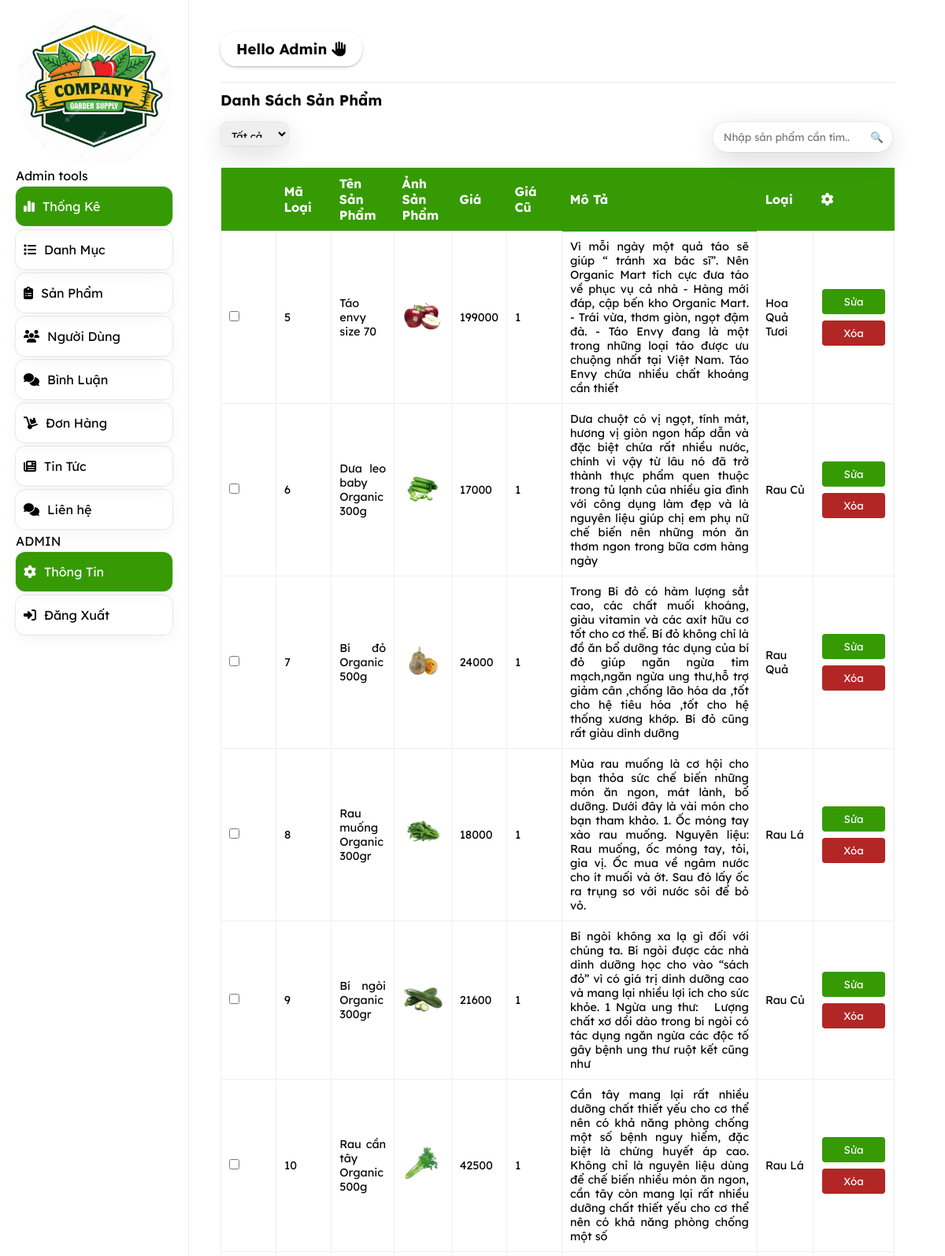
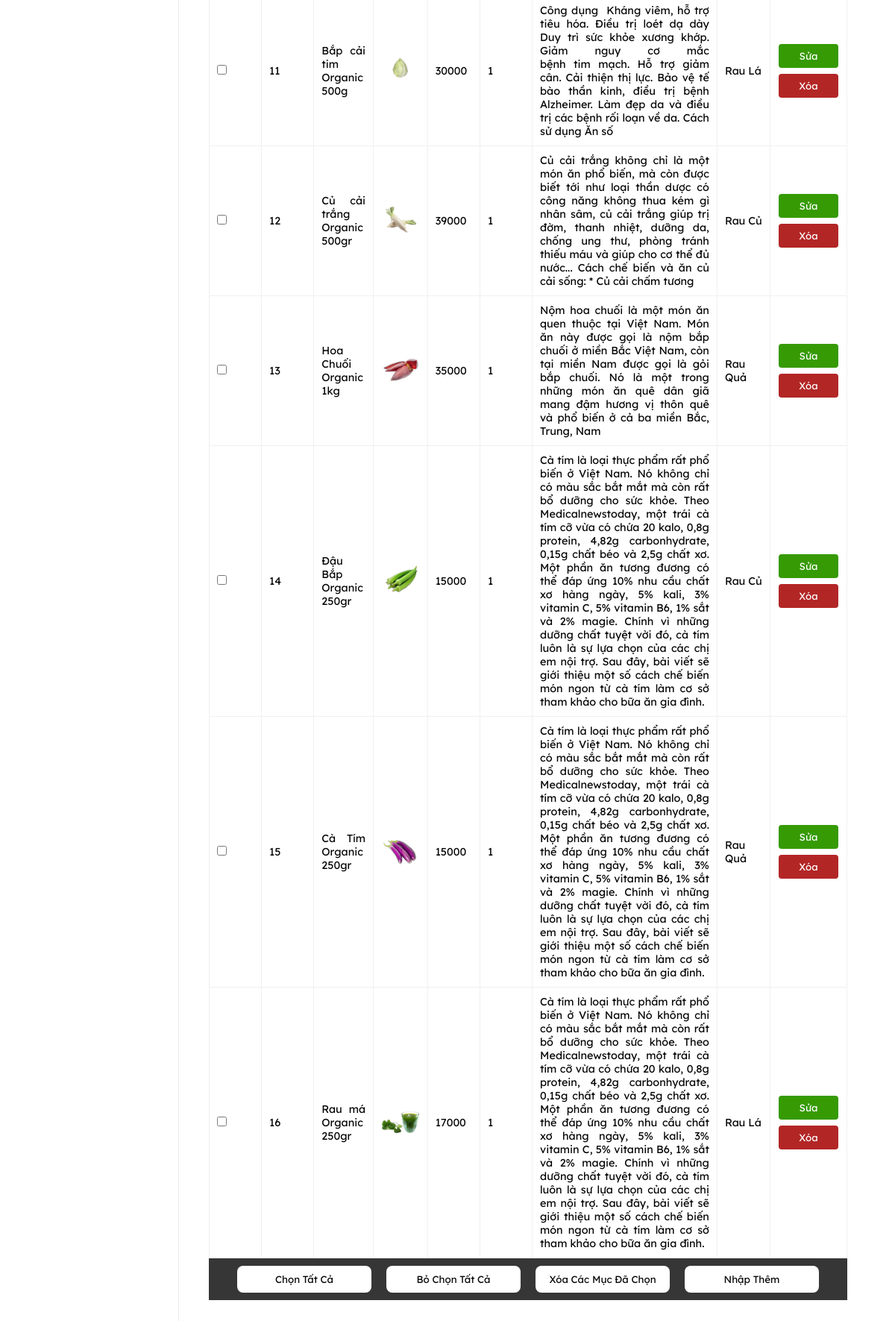
The page /admin/index.php?act=sp on the database its author committed (2 pictures, top to bottom).
### tables this page shows
CREATE TABLE `products` (
  `id` int(11) NOT NULL,
  `name` varchar(255) NOT NULL,
  `price` float NOT NULL,
  `weight` int(11) NOT NULL,
  `image` text DEFAULT NULL,
  `comment` varchar(255) DEFAULT NULL,
  `content` text DEFAULT NULL,
  `voucher` varchar(255) DEFAULT NULL,
  `status` tinyint(4) DEFAULT NULL,
  `amount` int(11) DEFAULT NULL,
  `cate_id` int(11) NOT NULL
);

CREATE TABLE `category` (
  `id_cate` int(11) NOT NULL,
  `name_cate` varchar(255) NOT NULL
);

### model/pdo.php (called while the page is built, shortened)
<?php
function pdo_get_connection(){
    $dburl = "mysql:host=localhost;dbname=duan1;charset=utf8";
    $username = 'root';
    $password = '';
    $conn = new PDO($dburl, $username, $password);
    $conn->setAttribute(PDO::ATTR_ERRMODE, PDO::ERRMODE_EXCEPTION);
    return $conn;
}
function pdo_query($sql){
    $sql_args = array_slice(func_get_args(), 1);
    try{
        $conn = pdo_get_connection();
        $stmt = $conn->prepare($sql);
        $stmt->execute($sql_args);
        $rows = $stmt->fetchAll();
        return $rows;
    }
    catch(PDOException $e){
        throw $e;
    }
    finally{
        unset($conn);
    }
}

### model/sanpham.php (called while the page is built, shortened)
<?php
function loadall_sp(){
   $sql = "select * from products inner join category on products.cate_id=category.id_cate order by id ";
  $listsp = pdo_query($sql);
  return $listsp;
  }

### admin/sanpham/list.php (the view, shortened to what this page needs)
<!DOCTYPE html>
<html lang="en">
<head>
    <link rel="stylesheet" href="../public/css/style.css">
</head>
<body>
    <div class="borderlist">
        <h3 style="margin-top: 10px;">Danh Sách Sản Phẩm</h3>
        <form action="index.php?act=listdm" class="searchS" method="POST">
            <select name="cate_id" id="">
                <option value="0" selected>Tất cả</option>
            </select>
            <div class="searchS-text">
                <input type="text" name="kyw" id="" placeholder="Nhập sản phẩm cần tìm..">
                <input type="submit" name="listok" value="🔍">
            </div>
        </form>
        <form action="index.php?act=addsp" method="POST">
            <table>
                <thead>
                    <tr>
                        <th></th>
                        <th>Mã Loại</th>
                        <th>Tên Sản Phẩm</th>
                        <th>Ảnh Sản Phẩm</th>
                        <th>Giá</th>
                        <th>Giá Cũ</th>
                        <th>Mô Tả</th>
                        <th>Loại</th>
                        <th><i class="fa-solid fa-gear"></i></th>
                    </tr>
                </thead>
                <?php
                foreach ($listsp as $sp) {
                    extract($sp);
                    $suasp = "index.php?act=suasp&id=" . $id;
                    $xoasp = "index.php?act=xoasp&id=" . $id;
                    $hinhpath = "../public/img" . $image;
                    if (is_file($hinhpath)) {
                        $image = "<img src='" . $hinhpath . "' height='80'>";
                    } else {
                        $image = "No photo";
                    }
                ?>
                    <tr>
                        <td><input type="checkbox" name="" id=""></td>
                        <td><?php echo $id ?></td>
                        <td><?php echo $name  ?></td>
                        <td><?php echo $image ?></td>
                        <td><?php echo $price ?></td>
                        <td><?php echo $amount ?></td>
                        <td class="content"><?php echo $content ?></td>
                        <td><?php echo $name_cate ?></td>
                        <td style="text-align: center;">
                            <a style="text-decoration: none;" href="<?php echo $suasp ?>">
                                <input type="button" class="edit" value="Sửa">
                            </a>
                            <a style="text-decoration: none;" href="<?php echo $xoasp ?>">
                                <input onclick="return confirm('Bạn có chắc chắn muốn xóa không')" type="button" class="delete" value="Xóa">
                            </a>
                        </td>
                    </tr>
                <?php
                }
                ?>
            </table>
            <div class="table-btn">
                <input type="button" value="Chọn Tất Cả">
                <input type="button" value="Bỏ Chọn Tất Cả">
                <input type="button" value="Xóa Các Mục Đã Chọn">
                <a href="index.php?act=addsp"><input type="button" value="Nhập Thêm"></a>
            </div>
        </form>
    </div>
    </div>
</body>
</html>

### public/css/style.css (style rules this page uses)
.table-btn { width: 100%; padding: 10px; display: flex; justify-content: center; background-color: #333333; }
.table-btn input[type=button], .table-btn input[type=submit], .table-btn input[type=reset] { border: none; padding: 10px; margin: 0px 10px; border-radius: 8px; min-width: 180px; background-color: #ffff; transition: .5s; }
.searchS { margin-top: 1em; display: flex; width: 100%; }
.searchS select { width: 10%; padding: 10px; text-align: left; border-radius: 8px; box-shadow: rgba(0, 0, 0, 0.16) 0px 10px 36px 0px, rgba(0, 0, 0, 0.06) 0px 0px 0px 1px; }
.searchS-text { margin-left: 63%; text-align: right; border-radius: 20px; padding: 8px; box-shadow: rgba(0, 0, 0, 0.16) 0px 10px 36px 0px, rgba(0, 0, 0, 0.06) 0px 0px 0px 1px; }
.searchS-text input[type=text] { outline: none; border: none; padding: 2px 6px; }
.searchS-text input[type=submit] { padding: 3px; background-color: unset; border: none; }
a { text-decoration: none; }
table { text-align: justify; width: 100%; margin-top: 20px; border-collapse: collapse; overflow: hidden; }
table thead th { background-color: #339900; padding: 10px; color: #fff; }
table tr { transition: .1s; }
table tr td { font-size: .9em; min-height: 50px; min-width: 70px; margin-bottom: 2px; padding: 10px; border: 1px solid #F0F0F0; }
table input[type=button] { margin: 4px 0px; padding: 8px 20px; border: none; border-radius: 4px; color: #fff; min-width: 80px; }
table input.edit { background-color: #339900; }
table input.delete { background-color: #B22222; }
table img { width: 50px; height: 50px; border-radius: 4px; margin-left: 50%; transform: translateX(-50%); }
* { padding: 0; margin: 0; box-sizing: border-box; font-family: fontAdmin; }
.content { border-top: .5px solid rgba(0, 0, 0, 0.08); margin-top: 20px; }
select { outline: none; height: 30px; border: none; }

### rows shown on the page
products: id "5", name "Táo envy size 70", image (picture), price "199000", amount "1", content "Vì mỗi ngày một quả táo sẽ giúp “ tránh xa bác sĩ”. Nên Organic Mart tích cực đưa táo về phục vụ cả nhà - Hàng mới đáp, cập bến kho Organic Mart. - Trái vừa, thơm giòn, ngọt đậm đà. - Táo Envy đang là một trong những loại táo được ưu chuộng nhất tại Việt Nam. Táo Envy chứa nhiều chất khoáng cần thiết", cate.name_cate "Hoa Quả Tươi"
products: id "6", name "Dưa leo baby Organic 300g", image (picture), price "17000", amount "1", content "Dưa chuột có vị ngọt, tính mát, hương vị giòn ngon hấp dẫn và đặc biệt chứa rất nhiều nước, chính vì vậy từ lâu nó đã trở thành thực phẩm quen thuộc trong tủ lạnh của nhiều gia đình với công dụng làm đẹp và là nguyên liệu giúp chị em phụ nữ chế biến nên những món ăn thơm ngon trong bữa cơm hàng ngày", cate.name_cate "Rau Củ"
products: id "7", name "Bí đỏ Organic 500g", image (picture), price "24000", amount "1", content "Trong Bí đỏ có hàm lượng sắt cao, các chất muối khoáng, giàu vitamin và các axít hữu cơ tốt cho cơ thể. Bí đỏ không chỉ là đồ ăn bổ dưỡng tác dụng của bí đỏ giúp ngăn ngừa tim mạch,ngăn ngừa ung thư,hỗ trợ giảm cân ,chống lão hóa da ,tốt cho hệ tiêu hóa ,tốt cho hệ thống xương khớp. Bí đỏ cũng rất giàu dinh dưỡng", cate.name_cate "Rau Quả"
products: id "8", name "Rau muống Organic 300gr", image (picture), price "18000", amount "1", content "Mùa rau muống là cơ hội cho bạn thỏa sức chế biến những món ăn ngon, mát lành, bổ dưỡng. Dưới đây là vài món cho bạn tham khảo. 1. Ốc móng tay xào rau muống. Nguyên liệu: Rau muống, ốc móng tay, tỏi, gia vị. Ốc mua về ngâm nước cho ít muối và ớt. Sau đó lấy ốc ra trụng sơ với nước sôi để bỏ vỏ.", cate.name_cate "Rau Lá"
products: id "9", name "Bí ngòi Organic 300gr", image (picture), price "21600", amount "1", content "Bí ngòi không xa lạ gì đối với chúng ta. Bí ngòi được các nhà dinh dưỡng học cho vào “sách đỏ” vì có giá trị dinh dưỡng cao và mang lại nhiều lợi ích cho sức khỏe. 1 Ngừa ung thư: Lượng chất xơ dồi dào trong bí ngòi có tác dụng ngăn ngừa các độc tố gây bệnh ung thư ruột kết cũng như", cate.name_cate "Rau Củ"
products: id "10", name "Rau cần tây Organic 500g", image (picture), price "42500", amount "1", content "Cần tây mang lại rất nhiều dưỡng chất thiết yếu cho cơ thể nên có khả năng phòng chống một số bệnh nguy hiểm, đặc biệt là chứng huyết áp cao. Không chỉ là nguyên liệu dùng để chế biến nhiều món ăn ngon, cần tây còn mang lại rất nhiều dưỡng chất thiết yếu cho cơ thể nên có khả năng phòng chống một số", cate.name_cate "Rau Lá"
products: id "11", name "Bắp cải tim Organic 500g", image (picture), price "30000", amount "1", content "Công dụng Kháng viêm, hỗ trợ tiêu hóa. Điều trị loét dạ dày Duy trì sức khỏe xương khớp. Giảm nguy cơ mắc bệnh tim mạch. Hỗ trợ giảm cân. Cải thiện thị lực. Bảo vệ tế bào thần kinh, điều trị bệnh Alzheimer. Làm đẹp da và điều trị các bệnh rối loạn về da. Cách sử dụng Ăn số", cate.name_cate "Rau Lá"
products: id "12", name "Củ cải trắng Organic 500gr", image (picture), price "39000", amount "1", content "Củ cải trắng không chỉ là một món ăn phổ biến, mà còn được biết tới như loại thần dược có công năng không thua kém gì nhân sâm, củ cải trắng giúp trị đờm, thanh nhiệt, dưỡng da, chống ung thư, phòng tránh thiếu máu và giúp cho cơ thể đủ nước... Cách chế biến và ăn củ cải sống: * Củ cải chấm tương", cate.name_cate "Rau Củ"
products: id "13", name "Hoa Chuối Organic 1kg", image (picture), price "35000", amount "1", content "Nộm hoa chuối là một món ăn quen thuộc tại Việt Nam. Món ăn này được gọi là nộm bắp chuối ở miền Bắc Việt Nam, còn tại miền Nam được gọi là gỏi bắp chuối. Nó là một trong những món ăn quê dân giã mang đậm hương vị thôn quê và phổ biến ở cả ba miền Bắc, Trung, Nam", cate.name_cate "Rau Quả"
products: id "14", name "Đậu Bắp Organic 250gr", image (picture), price "15000", amount "1", content "Cà tím là loại thực phẩm rất phổ biến ở Việt Nam. Nó không chỉ có màu sắc bắt mắt mà còn rất bổ dưỡng cho sức khỏe. Theo Medicalnewstoday, một trái cà tím cỡ vừa có chứa 20 kalo, 0,8g protein, 4,82g carbonhydrate, 0,15g chất béo và 2,5g chất xơ. Một phần ăn tương đương có thể đáp ứng 10% nhu cầu chất xơ hàng ngày, 5% kali, 3% vitamin C, 5% vitamin B6, 1% sắt và 2% magie. Chính vì những dưỡng chất tuyệt vời đó, cà tím luôn là sự lựa chọn của các chị em nội trợ. Sau đây, bài viết sẽ giới thiệu một số cách chế biến món ngon từ cà tím làm cơ sở tham khảo cho bữa ăn gia đình.", cate.name_cate "Rau Củ"
products: id "15", name "Cà Tím Organic 250gr", image (picture), price "15000", amount "1", content "Cà tím là loại thực phẩm rất phổ biến ở Việt Nam. Nó không chỉ có màu sắc bắt mắt mà còn rất bổ dưỡng cho sức khỏe. Theo Medicalnewstoday, một trái cà tím cỡ vừa có chứa 20 kalo, 0,8g protein, 4,82g carbonhydrate, 0,15g chất béo và 2,5g chất xơ. Một phần ăn tương đương có thể đáp ứng 10% nhu cầu chất xơ hàng ngày, 5% kali, 3% vitamin C, 5% vitamin B6, 1% sắt và 2% magie. Chính vì những dưỡng chất tuyệt vời đó, cà tím luôn là sự lựa chọn của các chị em nội trợ. Sau đây, bài viết sẽ giới thiệu một số cách chế biến món ngon từ cà tím làm cơ sở tham khảo cho bữa ăn gia đình.", cate.name_cate "Rau Quả"
products: id "16", name "Rau má Organic 250gr", image (picture), price "17000", amount "1", content "Cà tím là loại thực phẩm rất phổ biến ở Việt Nam. Nó không chỉ có màu sắc bắt mắt mà còn rất bổ dưỡng cho sức khỏe. Theo Medicalnewstoday, một trái cà tím cỡ vừa có chứa 20 kalo, 0,8g protein, 4,82g carbonhydrate, 0,15g chất béo và 2,5g chất xơ. Một phần ăn tương đương có thể đáp ứng 10% nhu cầu chất xơ hàng ngày, 5% kali, 3% vitamin C, 5% vitamin B6, 1% sắt và 2% magie. Chính vì những dưỡng chất tuyệt vời đó, cà tím luôn là sự lựa chọn của các chị em nội trợ. Sau đây, bài viết sẽ giới thiệu một số cách chế biến món ngon từ cà tím làm cơ sở tham khảo cho bữa ăn gia đình.", cate.name_cate "Rau Lá"
